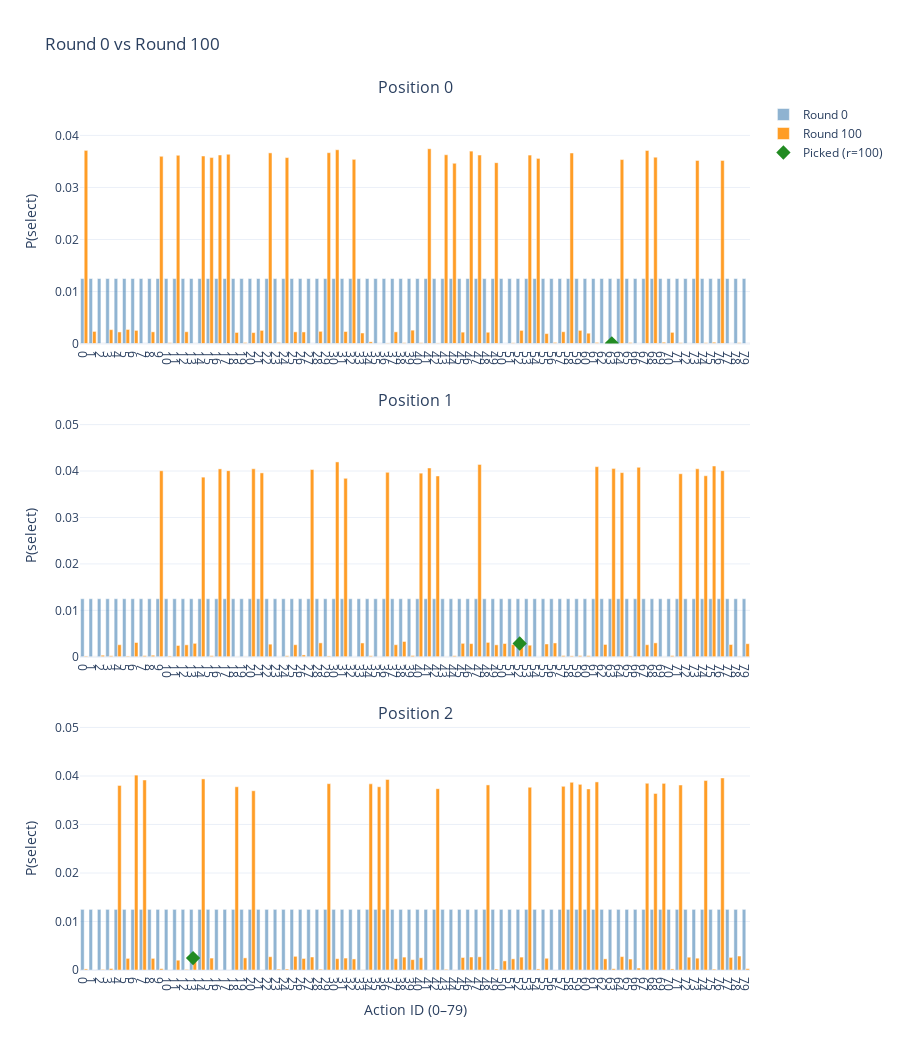

The code cell stored with this chart in its notebook:
### Code cell
# make sure you’ve advanced to round 100 already
# for r in range(1, 101):
#     _ = tracker.next_round(use_mc_if_needed=True, n_sim=50_000)

tracker.plot_compare(0, 100, title="Round 0 vs Round 100")
